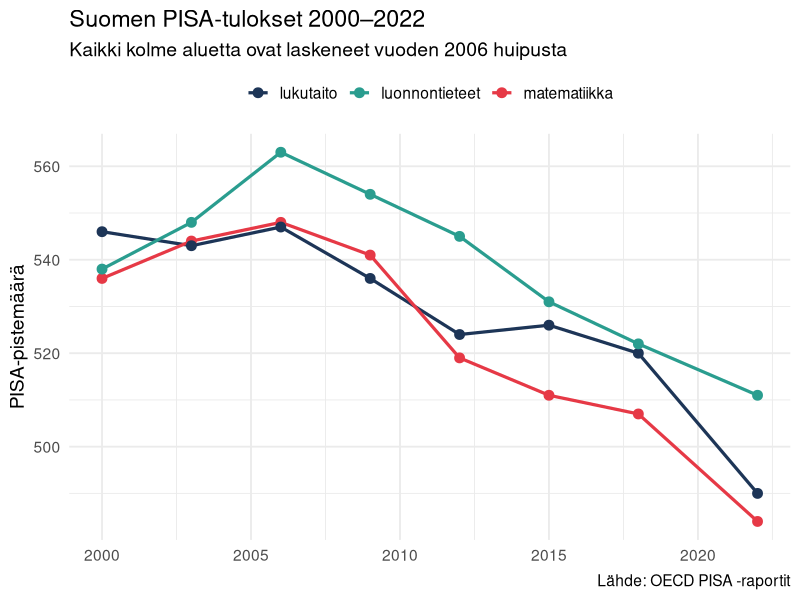
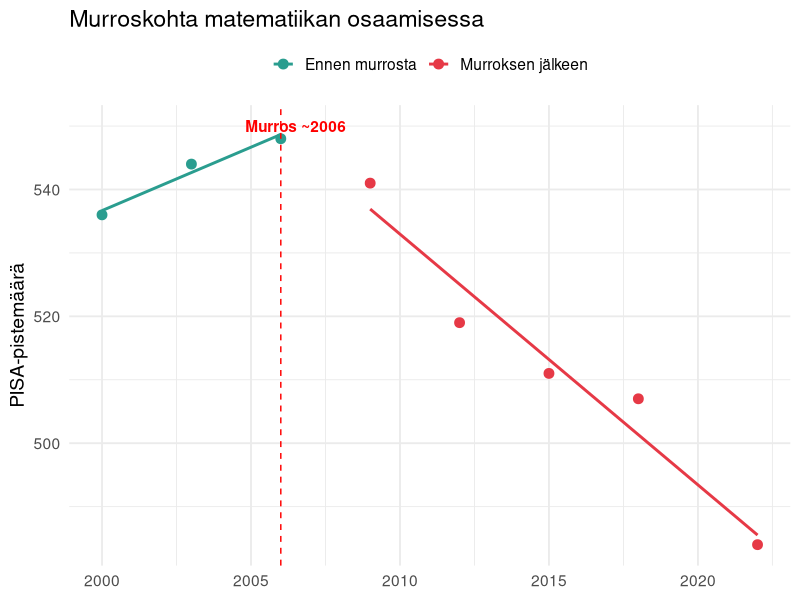
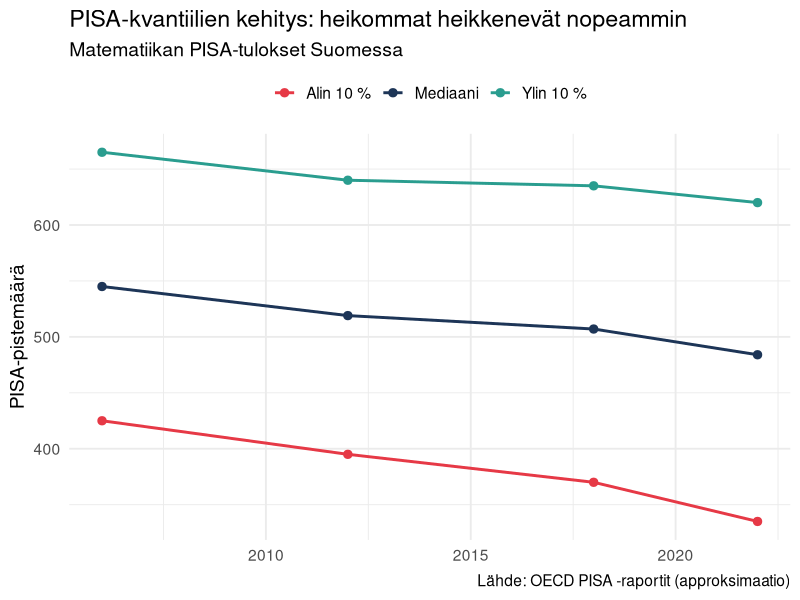
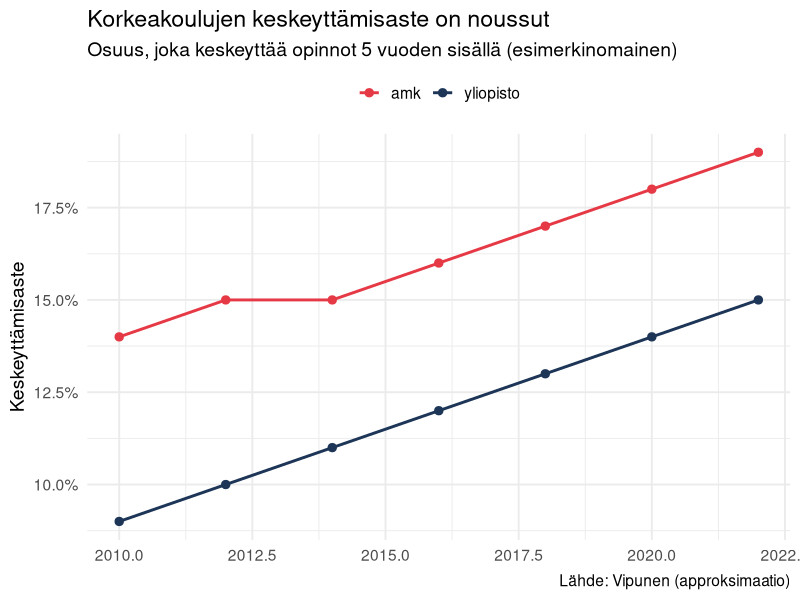
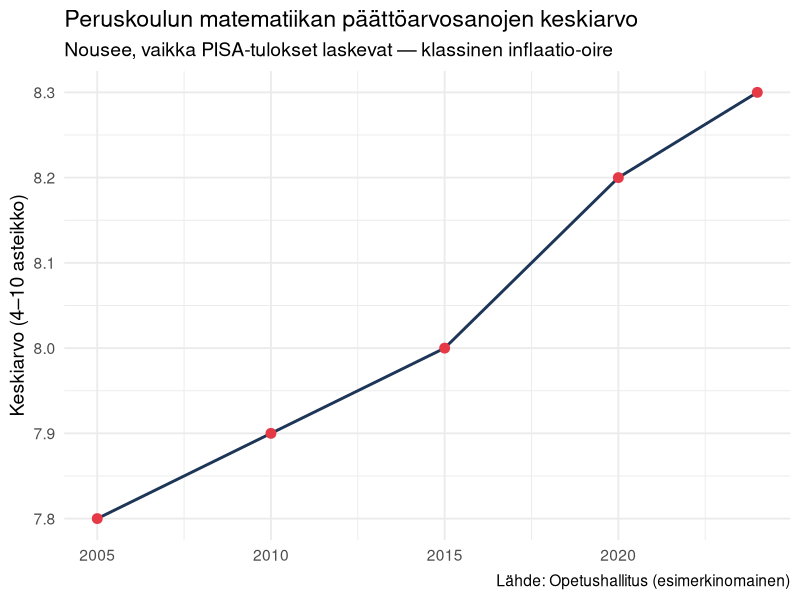

The R source for these figures, in order: (Note: this script raises an error after producing the figures.)
## ---- chunk 1
#| echo: false

library(tidyverse)
library(scales)
library(strucchange)   # break point -analyysiin

theme_set(theme_minimal(base_size = 14))
## ---- chunk 2
#| label: pisa-data

# PISA-tulokset Suomelle (OECD PISA-raporttien pohjalta)
# Lähde: oecd.org/pisa/
pisa <- tribble(
  ~vuosi, ~matematiikka, ~lukutaito, ~luonnontieteet,
  2000,   536,           546,        538,
  2003,   544,           543,        548,
  2006,   548,           547,        563,
  2009,   541,           536,        554,
  2012,   519,           524,        545,
  2015,   511,           526,        531,
  2018,   507,           520,        522,
  2022,   484,           490,        511
)

pisa_long <- pisa |>
  pivot_longer(-vuosi, names_to = "alue", values_to = "pisteet")
## ---- chunk 3
#| label: fig-pisa
#| fig-cap: "Suomen PISA-tulokset 2000–2022"

ggplot(pisa_long, aes(vuosi, pisteet, colour = alue)) +
  geom_line(linewidth = 1.1) +
  geom_point(size = 3) +
  scale_colour_manual(values = c(
    "matematiikka"    = "#e63946",
    "lukutaito"       = "#1d3557",
    "luonnontieteet"  = "#2a9d8f"
  )) +
  labs(
    title    = "Suomen PISA-tulokset 2000–2022",
    subtitle = "Kaikki kolme aluetta ovat laskeneet vuoden 2006 huipusta",
    x        = NULL,
    y        = "PISA-pistemäärä",
    colour   = NULL,
    caption  = "Lähde: OECD PISA -raportit"
  ) +
  theme(legend.position = "top")
## ---- chunk 4
#| label: murroskohta

# Jos rivejä on liian vähän normaalille breakpoint-analyysille,
# käytetään yksinkertaista segmentoitu regressio -lähestymistä
mat_data <- pisa |> select(vuosi, matematiikka)

# Kokeile breakpoint
bp_test <- tryCatch(
  {
    bp <- breakpoints(matematiikka ~ vuosi, data = mat_data, h = 3)
    summary(bp)
    bp
  },
  error = function(e) NULL
)

if (!is.null(bp_test) && length(bp_test$breakpoints) > 0) {
  murrosvuosi <- mat_data$vuosi[bp_test$breakpoints]
  cat("Havaittu murroskohta:", murrosvuosi, "\n")
} else {
  murrosvuosi <- 2009  # OECD:n raporttien mukainen
  cat("Käytetään kirjallisuusarviota murroskohdalle: ", murrosvuosi, "\n")
}
## ---- chunk 5
#| label: fig-murroskohta
#| fig-cap: "Matematiikan pistemäärä: ennen ja jälkeen murroskohdan"

mat_data |>
  mutate(kausi = if_else(vuosi <= murrosvuosi, "Ennen murrosta", "Murroksen jälkeen")) |>
  ggplot(aes(vuosi, matematiikka, colour = kausi)) +
  geom_point(size = 3) +
  geom_smooth(method = "lm", se = FALSE) +
  geom_vline(xintercept = murrosvuosi, linetype = "dashed", colour = "red") +
  annotate(
    "text",
    x = murrosvuosi + 0.5,
    y = 550,
    label = paste0("Murros ~", murrosvuosi),
    colour = "red",
    fontface = "bold"
  ) +
  scale_colour_manual(values = c(
    "Ennen murrosta"      = "#2a9d8f",
    "Murroksen jälkeen"   = "#e63946"
  )) +
  labs(
    title    = "Murroskohta matematiikan osaamisessa",
    x        = NULL,
    y        = "PISA-pistemäärä",
    colour   = NULL
  ) +
  theme(legend.position = "top")
## ---- chunk 6
#| label: pisa-kvantiilit

# PISA-kvantiilit Suomen aineistosta (OECD-raporttien pohjalta)
# P10 = alin kymmenys, P90 = ylin kymmenys
pisa_kvantiilit <- tribble(
  ~vuosi, ~p10, ~p50, ~p90,
  2006,   425,  545,  665,
  2012,   395,  519,  640,
  2018,   370,  507,  635,
  2022,   335,  484,  620
)

pisa_kvantiilit_long <- pisa_kvantiilit |>
  pivot_longer(-vuosi, names_to = "kvantiili", values_to = "pisteet")

ggplot(pisa_kvantiilit_long, aes(vuosi, pisteet, colour = kvantiili)) +
  geom_line(linewidth = 1) +
  geom_point(size = 2.5) +
  scale_colour_manual(values = c(
    "p10" = "#e63946",
    "p50" = "#1d3557",
    "p90" = "#2a9d8f"
  ), labels = c("Alin 10 %", "Mediaani", "Ylin 10 %")) +
  labs(
    title    = "PISA-kvantiilien kehitys: heikommat heikkenevät nopeammin",
    subtitle = "Matematiikan PISA-tulokset Suomessa",
    x        = NULL,
    y        = "PISA-pistemäärä",
    colour   = NULL,
    caption  = "Lähde: OECD PISA -raportit (approksimaatio)"
  ) +
  theme(legend.position = "top")
## ---- chunk 7
#| label: keskeyttaminen

# Vipusen keskeyttämistilastojen pohjalta
# (5 vuoden sisällä aloittamisesta keskeyttäneiden osuus)
keskeyttaminen <- tribble(
  ~vuosi, ~yliopisto, ~amk,
  2010,   0.09,        0.14,
  2012,   0.10,        0.15,
  2014,   0.11,        0.15,
  2016,   0.12,        0.16,
  2018,   0.13,        0.17,
  2020,   0.14,        0.18,
  2022,   0.15,        0.19
)

keskeyttaminen_long <- keskeyttaminen |>
  pivot_longer(-vuosi, names_to = "sektori", values_to = "osuus")

ggplot(keskeyttaminen_long, aes(vuosi, osuus, colour = sektori)) +
  geom_line(linewidth = 1) +
  geom_point(size = 2.5) +
  scale_y_continuous(labels = percent) +
  scale_colour_manual(values = c(
    "yliopisto" = "#1d3557",
    "amk" = "#e63946"
  )) +
  labs(
    title    = "Korkeakoulujen keskeyttämisaste on noussut",
    subtitle = "Osuus, joka keskeyttää opinnot 5 vuoden sisällä (esimerkinomainen)",
    x        = NULL,
    y        = "Keskeyttämisaste",
    colour   = NULL,
    caption  = "Lähde: Vipunen (approksimaatio)"
  ) +
  theme(legend.position = "top")
## ---- chunk 8
#| label: arvosanainflaatio

# Perusopetuksen päättötodistuksen matematiikan keskiarvot
# (esimerkinomainen, Opetushallituksen raporteista)
paattoarvosanat <- tribble(
  ~vuosi, ~arvosana_ka,
  2005,   7.8,
  2010,   7.9,
  2015,   8.0,
  2020,   8.2,
  2024,   8.3
)

ggplot(paattoarvosanat, aes(vuosi, arvosana_ka)) +
  geom_line(colour = "#1d3557", linewidth = 1) +
  geom_point(size = 3, colour = "#e63946") +
  labs(
    title    = "Peruskoulun matematiikan päättöarvosanojen keskiarvo",
    subtitle = "Nousee, vaikka PISA-tulokset laskevat — klassinen inflaatio-oire",
    x        = NULL,
    y        = "Keskiarvo (4–10 asteikko)",
    caption  = "Lähde: Opetushallitus (esimerkinomainen)"
  )
## ---- chunk 9
#| label: fig-normalisointi
#| fig-cap: "Normalisoidut trendit: PISA, arvosanat, keskeyttäminen (2010 = 100)"

# Normalisoidaan vuoden 2010 tasoon
pisa_yhteenveto <- pisa |>
  filter(vuosi >= 2010) |>
  mutate(
    pisa_idx = matematiikka / matematiikka[vuosi == 2010] * 100
  ) |>
  select(vuosi, pisa_idx)

arvosanat_yhteenveto <- paattoarvosanat |>
  filter(vuosi >= 2010) |>
  mutate(
    arvosana_idx = arvosana_ka / arvosana_ka[vuosi == 2010] * 100
  ) |>
  select(vuosi, arvosana_idx)

keskeyttaminen_yhteenveto <- keskeyttaminen |>
  filter(vuosi >= 2010) |>
  mutate(
    keskeyttaminen_idx = yliopisto / yliopisto[vuosi == 2010] * 100
  ) |>
  select(vuosi, keskeyttaminen_idx)

yhdistetty <- pisa_yhteenveto |>
  full_join(arvosanat_yhteenveto, by = "vuosi") |>
  full_join(keskeyttaminen_yhteenveto, by = "vuosi") |>
  pivot_longer(-vuosi, names_to = "mittari", values_to = "indeksi") |>
  mutate(
    mittari = recode(mittari,
      "pisa_idx" = "PISA matematiikka",
      "arvosana_idx" = "Peruskoulun päättöarvosana",
      "keskeyttaminen_idx" = "Keskeyttämisaste (yliopisto)"
    )
  ) |>
  drop_na()

ggplot(yhdistetty, aes(vuosi, indeksi, colour = mittari)) +
  geom_line(linewidth = 1) +
  geom_point(size = 2) +
  geom_hline(yintercept = 100, linetype = "dashed", colour = "grey50") +
  scale_colour_manual(values = c(
    "PISA matematiikka"            = "#e63946",
    "Peruskoulun päättöarvosana"   = "#2a9d8f",
    "Keskeyttämisaste (yliopisto)" = "#f4a261"
  )) +
  labs(
    title    = "Samanaikaiset vastakkaiset trendit",
    subtitle = "2010 = 100. PISA laskee, arvosanat nousevat, keskeyttäminen kasvaa.",
    x        = NULL,
    y        = "Indeksi (2010 = 100)",
    colour   = NULL
  ) +
  theme(legend.position = "bottom")
